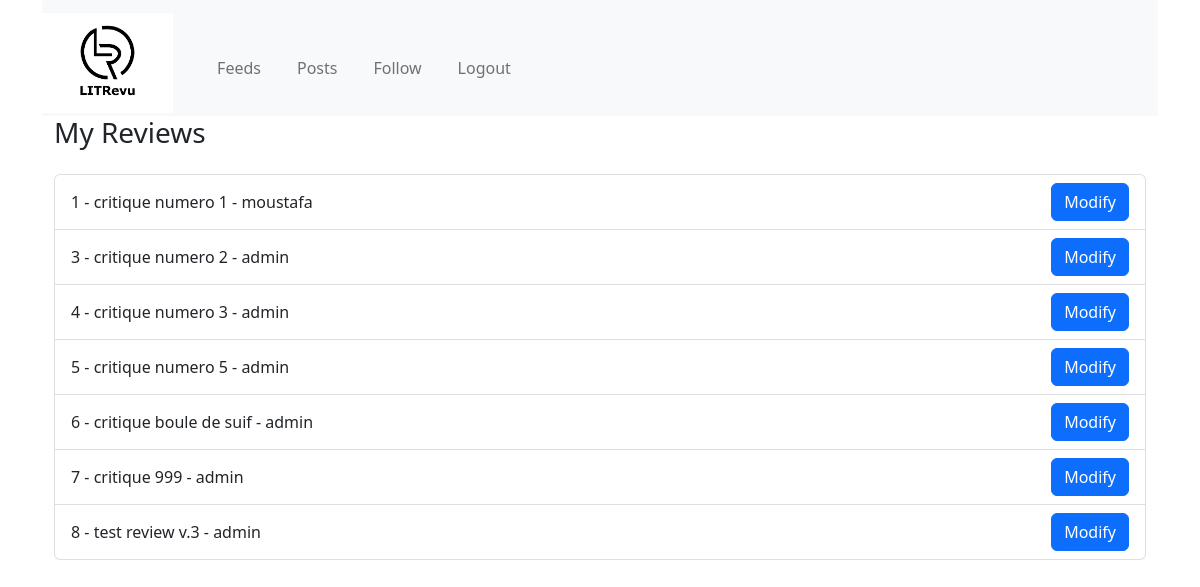
Before: /reviews/ (signed in) with the older database file.
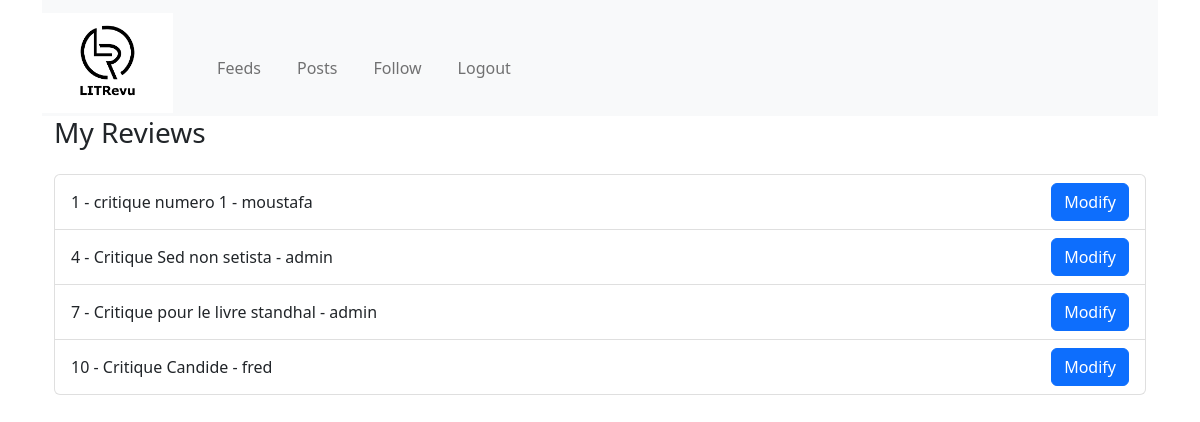
After: the same page with the newer database file.
### app/models.py (models this page shows)
class Review(models.Model):
    ticket = models.ForeignKey(to=Ticket, on_delete=models.CASCADE)
    rating = models.PositiveSmallIntegerField(
        validators=[MinValueValidator(0), MaxValueValidator(5)])
    headline = models.CharField(max_length=128)
    body = models.CharField(max_length=8192, blank=True)
    user = models.ForeignKey(
        to=settings.AUTH_USER_MODEL, on_delete=models.CASCADE)
    time_created = models.DateTimeField(auto_now_add=True)

class User(AbstractUser, PermissionsMixin):
    pass

### app/views.py (the view)
# urls.py: path('reviews/', ReviewListView.as_view(), name='review-list'),
class ReviewListView(LoginRequiredMixin, ListView):
    model = Review
    template_name = 'review-list.html'
    context_object_name = 'reviews'

### app/templates/review-list.html (shortened to what this page needs)
{% extends "base.html" %}
{% block content %}
    <div class="container">
        <h3 class="mb-4">My Reviews</h3>
        <ul class="list-group">
            {% for review in reviews %}
                <li class="list-group-item d-flex justify-content-between align-items-center">
                    {{ review.pk }} - {{ review.headline }} - {{ review.user }}
                    <a href="{% url 'review-update' review.pk %}" class="btn btn-primary">Modify</a>
                </li>
            {% endfor %}
        </ul>
    </div>
{% endblock %}

### app/templates/base.html (shortened to what this page needs)
<!doctype html>
<html lang="en">
<head>
    <link rel="stylesheet" href="https://cdn.jsdelivr.net/npm/bootstrap@5.2.3/dist/css/bootstrap.min.css"
>
    {% load static %}
    <link rel="stylesheet" href="{% static 'css/styles.css' %}">
</head>
<body>
    <div class="container">
        {% if user.is_authenticated %}
            {% include 'menu-logged-in.html' %}
        {% else %}
            {% include 'menu-logged-out.html' %}
        {% endif %}
        {% block content %}{% endblock %}
    </div>
</body>
</html>

### app/templates/menu-logged-in.html
{% load static %}
<nav class="navbar navbar-expand-lg navbar-light bg-light ">
    <a class="navbar-brand" href="{% url 'feeds' %}" style="max-height:100px;">
        <img class="img-fluid" style="max-height:inherit;" src="{% static 'images/litrevu.png' %}" alt="Litrevu Logo">
    </a>
    <div id="navbarNav">
        <ul class="navbar-nav ml-auto">
            <li class="nav-item">
                <a class="nav-link" href="{% url 'feeds' %}">Feeds</a>
            </li>
            <li class="nav-item">
                <a class="nav-link" href="{% url 'posts' %}">Posts</a>
            </li>
            <li class="nav-item">
                <a class="nav-link" href="{% url 'user-follow' %}">Follow</a>
            </li>
            <li class="nav-item">
                <a class="nav-link" href="{% url 'logout' %}">Logout</a>
            </li>
        </ul>
    </div>
</nav>

### static/css/styles.css (style rules this page uses)
img { max-height: 200px; }
.navbar-nav { display: flex; flex-direction: row; margin-top: 20px; }
.navbar-nav li { margin-left: 20px; }

Changed rows visible on the page:
removed Review: pk "3", headline "critique numero 2", user "admin"
removed Review: pk "5", headline "critique numero 5", user "admin"
removed Review: pk "6", headline "critique boule de suif", user "admin"
removed Review: pk "8", headline "test review v.3", user "admin"
changed Review id 4: headline "critique numero 3" → "Critique Sed non setista"
changed Review id 7: headline "critique 999" → "Critique pour le livre standhal"
added Review: pk "10", headline "Critique Candide", user "fred"
